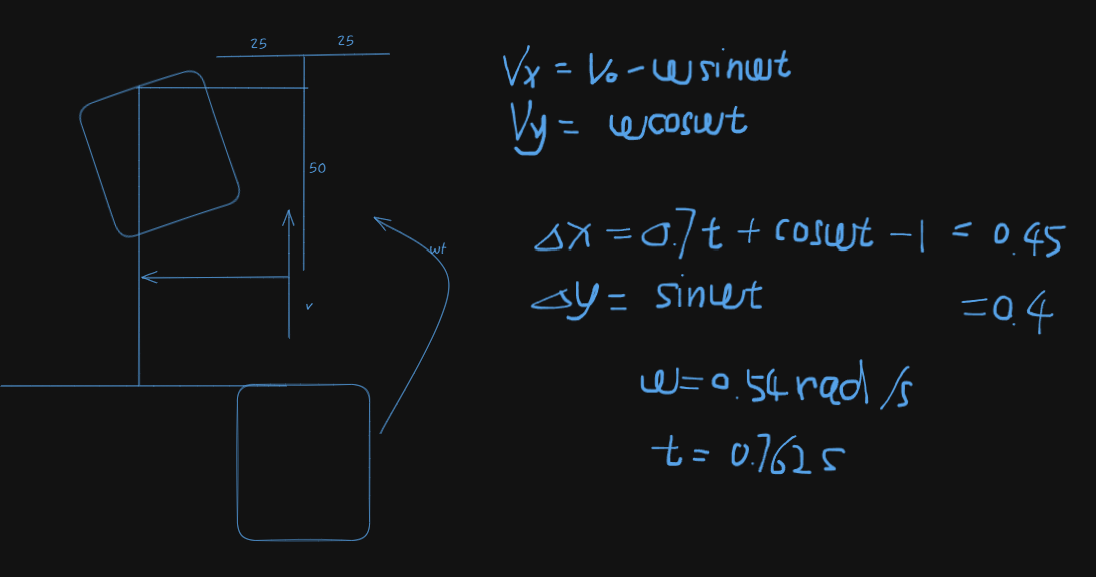
#> input picture src/visual_navigation/避障.png, 1096 x 577 px, given in place of the camera
$ python test.py
#> lines starting #> are read from the running program, lines starting #| are printed output that depends on the picture; after the words box and inside, x2 and y2 are one past the last pixel; in counts of white or black regions, pixels touching at a corner belong together
import cv2

def main():
    cap = cv2.VideoCapture(0)
    if not cap.isOpened():
        print("Error: Could not open video.")
        return

    while True:
        ret, frame = cap.read()
#> frame is the input picture: shape (577, 1096, 3); mean B, G, R 22.8, 21.2, 19.5
        frame = cv2.resize(frame, (160,120))  # Resize to 320x240
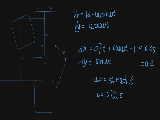
#> frame: shape (120, 160, 3); mean B, G, R 22.7, 21.2, 19.5
        frame = cv2.cvtColor(frame, cv2.COLOR_BGR2GRAY)  # Convert to grayscale
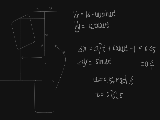
#> frame: shape (120, 160); min 18, max 147, mean 20.9
        frame = cv2.GaussianBlur(frame, (5, 5), 1.5)
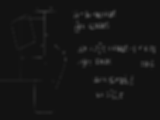
#> frame: shape (120, 160); min 18, max 82, mean 20.9
        frame = cv2.Canny(frame, 45, 95)  # Apply C
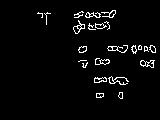
#> frame: shape (120, 160); 3.5% white in thin lines or dots, all inside (x1, y1, x2, y2) = (37, 10, 156, 99)
        if not ret:
            print("Error: Could not read frame.")
            break

        frame = cv2.flip(frame, 1)
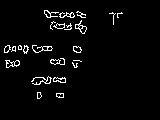
#> frame: shape (120, 160); 3.5% white in thin lines or dots, all inside (x1, y1, x2, y2) = (4, 10, 123, 99)
        cv2.imshow("Video Feed", frame)

        if cv2.waitKey(1) & 0xFF == ord('q'):
#> (key q is pressed here)
            break

    cap.release()
    cv2.destroyAllWindows()

if __name__ == "__main__":
    main()
